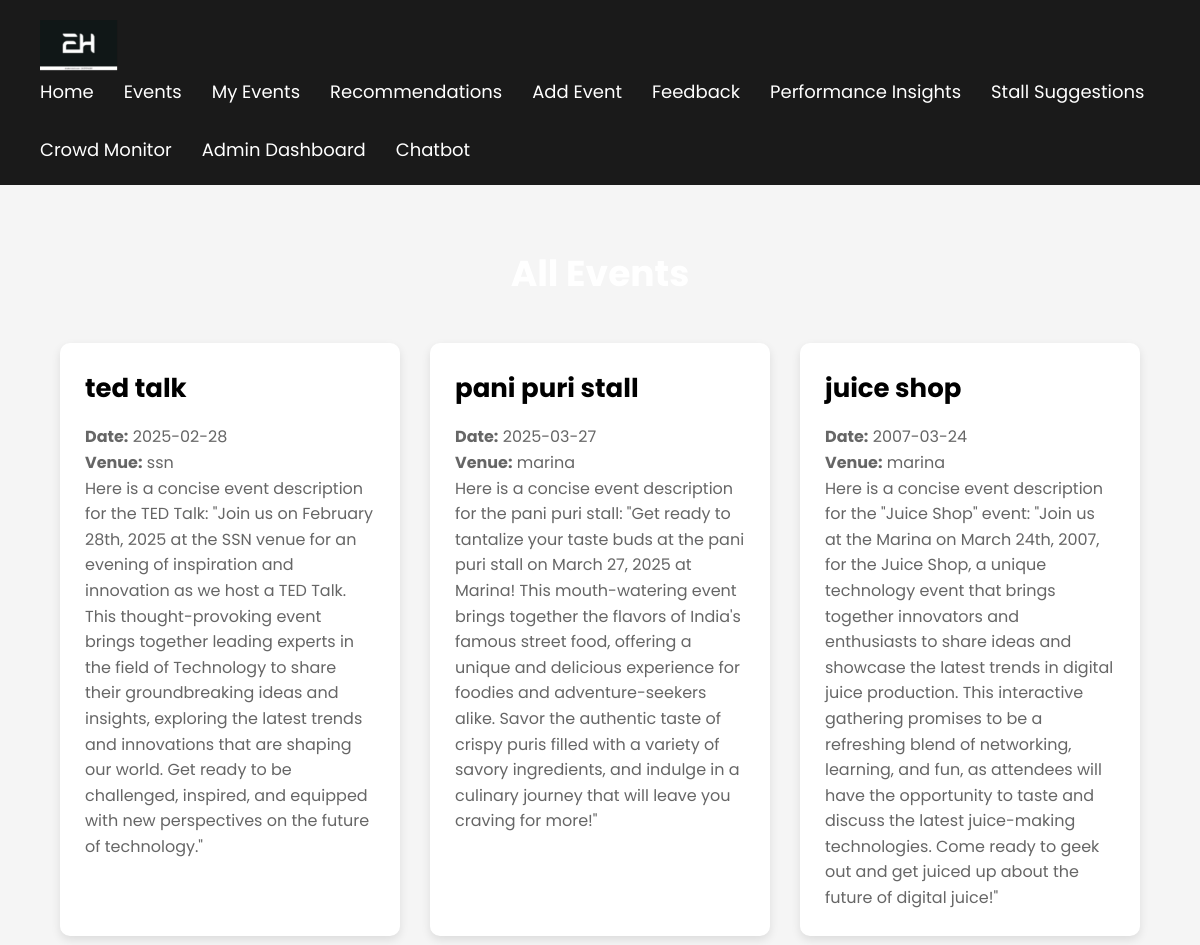
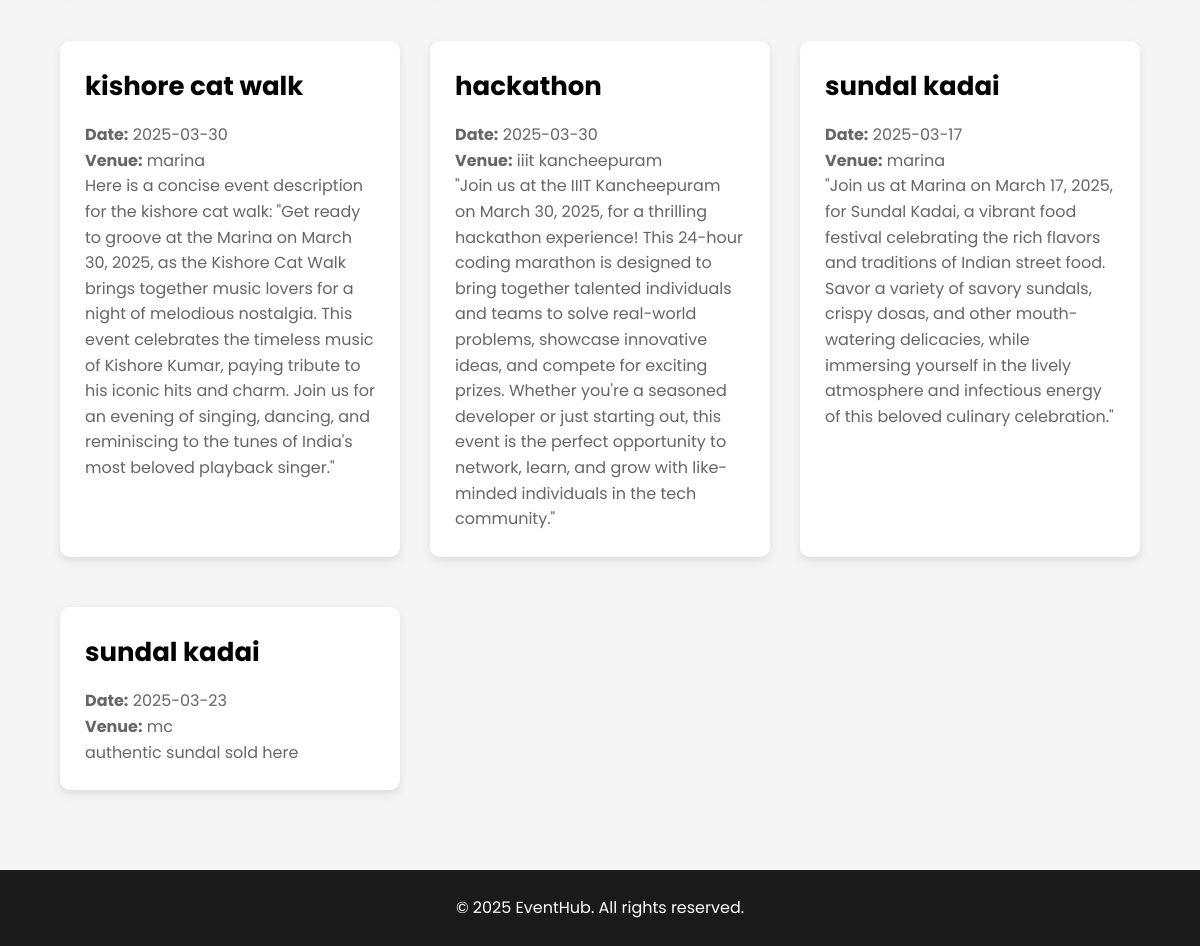
The app's page /events with its own data (2 pictures, top to bottom).
### tables this page shows
CREATE TABLE events (
        id INTEGER PRIMARY KEY AUTOINCREMENT,
        title TEXT NOT NULL,
        date TEXT,
        venue TEXT,
        description TEXT,
        category TEXT NOT NULL,
        created_by INTEGER,
        FOREIGN KEY (created_by) REFERENCES users(id)
    );

### app.py (the view)
@app.route('/events')
def events():
    events = get_all_events()
    return render_template('events.html', events=events, user_id=session.get('user_id'))

### app.py (called while the page is built)
def get_db_connection():
    conn = sqlite3.connect('emr.db')
    conn.row_factory = sqlite3.Row
    return conn

def get_all_events():
    conn = get_db_connection()
    cursor = conn.cursor()
    cursor.execute("SELECT * FROM events ORDER BY id DESC")
    events = cursor.fetchall()
    conn.close()
    return events

### templates/events.html (shortened to what this page needs)
<!DOCTYPE html>
<html lang="en">
<head>
    <link rel="stylesheet" href="{{ url_for('static', filename='css/styles.css') }}">
</head>
<body>
    <nav class="navbar">
        <div class="logo animate-slide-in-left">
            <img src="{{ url_for('static', filename='images/logo.png') }}" alt="EventHub Logo">
        </div>
        <ul class="nav-links">
            <li class="animate-slide-in-right"><a href="/">Home</a></li>
            <li class="animate-slide-in-right"><a href="/events">Events</a></li>
            <li class="animate-slide-in-right"><a href="/my_events">My Events</a></li>
            <li class="animate-slide-in-right"><a href="/recommendations">Recommendations</a></li>
            <li class="animate-slide-in-right"><a href="/add_event">Add Event</a></li>
            <li class="animate-slide-in-right"><a href="/feedback">Feedback</a></li>
            <li class="animate-slide-in-right"><a href="/performance_insights">Performance Insights</a></li>
            <li class="animate-slide-in-right"><a href="/stall_suggestions">Stall Suggestions</a></li>
            <li class="animate-slide-in-right"><a href="/crowd_monitor">Crowd Monitor</a></li>
            <li class="animate-slide-in-right"><a href="/admin_dashboard">Admin Dashboard</a></li>
            <li class="animate-slide-in-right"><a href="/chatbot">Chatbot</a></li>
        </ul>
    </nav>
    <section class="latest-work">
        <h2 class="animate-slide-up">All Events</h2>
        <div class="work-grid">
            {% for event in events %}
            <div class="work-card animate-card">
                <h3>{{ event.title }}</h3>
                <p><strong>Date:</strong> {{ event.date }}</p>
                <p><strong>Venue:</strong> {{ event.venue }}</p>
                <p>{{ event.description }}</p>
            </div>
            {% endfor %}
        </div>
    </section>
    <footer class="animate-slide-up">
        <p>© 2025 EventHub. All rights reserved.</p>
    </footer>
</body>
</html>

### static/css/styles.css (style rules this page uses)
* { margin: 0; padding: 0; box-sizing: border-box; font-family: 'Poppins', sans-serif; }
body { background-color: #f5f5f5; overflow-x: hidden; line-height: 1.6; }
.animate-slide-in-left { animation: slideInLeft 0.8s ease-out forwards; }
.animate-slide-in-right { animation: slideInRight 0.8s ease-out forwards; }
.animate-slide-up { animation: slideUp 0.8s ease-out forwards; }
.animate-card { animation: slideUp 0.8s ease-out forwards; transition: transform 0.3s ease, box-shadow 0.3s ease; }
.navbar { display: flex; justify-content: space-between; align-items: center; background-color: #1a1a1a; padding: 20px 40px; color: white; flex-wrap: wrap; position: sticky; top: 0; z-index: 1000; transition: background-color 0.3s ease; }
.navbar .logo img { height: 50px; transition: transform 0.3s ease; }
.nav-links { list-style: none; display: flex; gap: 30px; flex-wrap: wrap; }
.nav-links li a { color: white; text-decoration: none; font-size: 18px; position: relative; transition: color 0.3s ease; }
.nav-links li a::after { content: ''; position: absolute; width: 0; height: 2px; background-color: #00b4d8; bottom: -5px; left: 0; transition: width 0.3s ease; }
.latest-work { padding: 60px; }
.latest-work h2 { font-size: 36px; margin-bottom: 40px; text-align: center; }
.work-grid { display: grid; grid-template-columns: repeat(auto-fit, minmax(320px, 1fr)); gap: 30px; }
.work-card { background-color: white; padding: 25px; border-radius: 10px; box-shadow: 0 4px 10px rgba(0, 0, 0, 0.1); transition: transform 0.3s ease, box-shadow 0.3s ease; margin-bottom: 20px; }
.work-card h3 { font-size: 26px; margin-bottom: 15px; }
.work-card p { font-size: 16px; color: #666; line-height: 1.6; }
footer { background-color: #1a1a1a; color: white; padding: 25px; text-align: center; }
h2.animate-slide-up { color:white; }

### records on screen
events: title "ted talk", date "2025-02-28", venue "ssn", description "Here is a concise event description for the TED Talk: \"Join us on February 28th, 2025 at the SSN venue for an evening of inspiration and innovation as we host a TED Talk. This thought-provoking event brings together leading experts in the field of Technology to share their groundbreaking ideas and insights, exploring the latest trends and innovations that are shaping our world. Get ready to be challenged, inspired, and equipped with new perspectives on the future of technology.\""
events: title "pani puri stall", date "2025-03-27", venue "marina", description "Here is a concise event description for the pani puri stall: \"Get ready to tantalize your taste buds at the pani puri stall on March 27, 2025 at Marina! This mouth-watering event brings together the flavors of India's famous street food, offering a unique and delicious experience for foodies and adventure-seekers alike. Savor the authentic taste of crispy puris filled with a variety of savory ingredients, and indulge in a culinary journey that will leave you craving for more!\""
events: title "juice shop", date "2007-03-24", venue "marina", description "Here is a concise event description for the \"Juice Shop\" event: \"Join us at the Marina on March 24th, 2007, for the Juice Shop, a unique technology event that brings together innovators and enthusiasts to share ideas and showcase the latest trends in digital juice production. This interactive gathering promises to be a refreshing blend of networking, learning, and fun, as attendees will have the opportunity to taste and discuss the latest juice-making technologies. Come ready to geek out and get juiced up about the future of digital juice!\""
events: title "kishore cat walk", date "2025-03-30", venue "marina", description "Here is a concise event description for the kishore cat walk: \"Get ready to groove at the Marina on March 30, 2025, as the Kishore Cat Walk brings together music lovers for a night of melodious nostalgia. This event celebrates the timeless music of Kishore Kumar, paying tribute to his iconic hits and charm. Join us for an evening of singing, dancing, and reminiscing to the tunes of India's most beloved playback singer.\""
events: title "hackathon", date "2025-03-30", venue "iiit kancheepuram", description "\"Join us at the IIIT Kancheepuram on March 30, 2025, for a thrilling hackathon experience! This 24-hour coding marathon is designed to bring together talented individuals and teams to solve real-world problems, showcase innovative ideas, and compete for exciting prizes. Whether you're a seasoned developer or just starting out, this event is the perfect opportunity to network, learn, and grow with like-minded individuals in the tech community.\""
events: title "sundal kadai", date "2025-03-17", venue "marina", description "\"Join us at Marina on March 17, 2025, for Sundal Kadai, a vibrant food festival celebrating the rich flavors and traditions of Indian street food. Savor a variety of savory sundals, crispy dosas, and other mouth-watering delicacies, while immersing yourself in the lively atmosphere and infectious energy of this beloved culinary celebration.\""
events: title "sundal kadai", date "2025-03-23", venue "mc", description "authentic sundal sold here"
